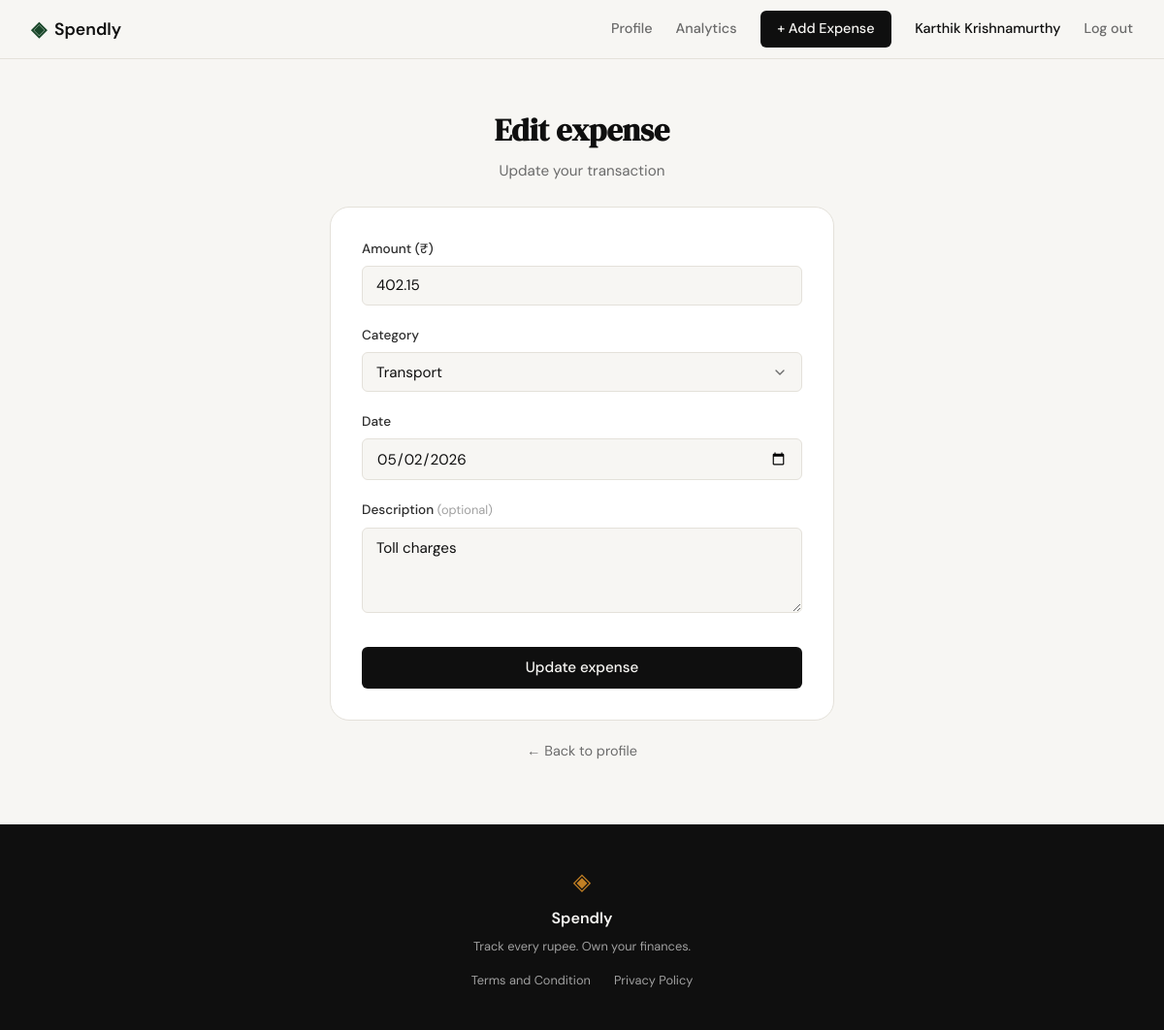
The app's page /expenses/21/edit (signed in) with its own data.
### tables this page shows
CREATE TABLE expenses (
            id          INTEGER PRIMARY KEY AUTOINCREMENT,
            user_id     INTEGER NOT NULL REFERENCES users(id),
            amount      REAL    NOT NULL,
            category    TEXT    NOT NULL,
            date        TEXT    NOT NULL,
            description TEXT,
            created_at  TEXT    DEFAULT (datetime('now'))
        );

### app.py (the view, shortened to what this page needs)
@app.route("/expenses/<int:id>/edit", methods=["GET", "POST"])
def edit_expense(id):
    if not session.get("user_id"):
        return redirect(url_for("login"))
    expense = get_expense_by_id(id)
    if expense is None:
        abort(404)
    if expense["user_id"] != session["user_id"]:
        abort(403)
    if request.method == "GET":
        return render_template("edit_expense.html",
            categories=EXPENSE_CATEGORIES,
            expense=expense,
            f_amount=expense["amount"],
            f_category=expense["category"],
            f_date=expense["date"],
            f_description=expense["description"] or "",
        )

### database/db.py (called while the page is built)
def get_db():
    conn = sqlite3.connect(DB_PATH)
    conn.row_factory = sqlite3.Row
    conn.execute("PRAGMA foreign_keys = ON")
    return conn

def get_expense_by_id(expense_id):
    conn = get_db()
    row = conn.execute(
        "SELECT * FROM expenses WHERE id = ?", (expense_id,)
    ).fetchone()
    conn.close()
    return dict(row) if row else None

### templates/edit_expense.html (shortened to what this page needs)
{% extends "base.html" %}
{% block head %}
<link rel="stylesheet" href="{{ url_for('static', filename='css/edit_expense.css') }}">
{% endblock %}
{% block content %}
<section class="edit-expense-section">
    <div class="edit-expense-container">
        <div class="edit-expense-header">
            <h1 class="edit-expense-title">Edit expense</h1>
            <p class="edit-expense-subtitle">Update your transaction</p>
        </div>
        <div class="edit-expense-card">
            <form method="POST" action="{{ url_for('edit_expense', id=expense.id) }}">
                <div class="form-group">
                    <label for="amount">Amount (₹)</label>
                    <input type="number" id="amount" name="amount"
                           class="form-input" placeholder="0.00"
                           step="0.01" min="0.01"
                           value="{{ f_amount or '' }}"
                           required autofocus>
                </div>
                <div class="form-group">
                    <label for="category">Category</label>
                    <select id="category" name="category" class="form-input form-select" required>
                        {% for cat in categories %}
                        <option value="{{ cat }}" {% if f_category == cat %}selected{% endif %}>{{ cat }}</option>
                        {% endfor %}
                    </select>
                </div>
                <div class="form-group">
                    <label for="date">Date</label>
                    <input type="date" id="date" name="date"
                           class="form-input"
                           value="{{ f_date or '' }}"
                           required>
                </div>
                <div class="form-group">
                    <label for="description">Description <span class="optional-label">(optional)</span></label>
                    <textarea id="description" name="description"
                              class="form-input form-textarea"
                              placeholder="What was this for?">{{ f_description or '' }}</textarea>
                </div>
                <button type="submit" class="btn-submit">Update expense</button>
            </form>
        </div>
        <p class="edit-expense-cancel">
            <a href="{{ url_for('profile') }}">← Back to profile</a>
        </p>
    </div>
</section>
{% endblock %}

### static/css/style.css (style rules this page uses)
:root { --ink: #0f0f0f; --ink-soft: #2d2d2d; --ink-muted: #6b6b6b; --ink-faint: #a0a0a0; --paper: #f7f6f3; --paper-warm: #f0ede6; --paper-card: #ffffff; --accent: #1a472a; --accent-light: #e8f0eb; --accent-2: #c17f24; --accent-2-light: #fdf3e3; --danger: #c0392b; --danger-light: #fdecea; --border: #e4e1da; --border-soft: #eeebe4; --font-display: 'DM Serif Display', Georgia, serif; --font-body: 'DM Sans', system-ui, sans-serif; --max-width: 1200px; --auth-width: 440px; --radius-sm: 6px; --radius-md: 12px; --radius-lg: 20px; }
*, *::before, *::after { box-sizing: border-box; margin: 0; padding: 0; }
html { font-size: 16px; scroll-behavior: smooth; }
body { background: var(--paper); color: var(--ink); font-family: var(--font-body); font-size: 1rem; line-height: 1.6; -webkit-font-smoothing: antialiased; }
a { color: inherit; text-decoration: none; }
.form-group { margin-bottom: 1.25rem; }
.form-group label { display: block; font-size: 0.85rem; font-weight: 500; color: var(--ink-soft); margin-bottom: 0.4rem; }
.form-input { width: 100%; padding: 0.6rem 0.875rem; border: 1px solid var(--border); border-radius: var(--radius-sm); font-family: var(--font-body); font-size: 0.95rem; color: var(--ink); background: var(--paper); outline: none; transition: border-color 0.2s; }
.form-input::placeholder { color: var(--ink-faint); }
.btn-submit { width: 100%; padding: 0.7rem; background: var(--ink); color: var(--paper); border: none; border-radius: var(--radius-sm); font-family: var(--font-body); font-size: 0.95rem; font-weight: 500; cursor: pointer; transition: background 0.2s; margin-top: 0.5rem; }

### static/css/edit_expense.css (style rules this page uses)
.edit-expense-section { min-height: calc(100vh - 120px); display: flex; align-items: flex-start; justify-content: center; padding: 3rem 1rem 4rem; background: var(--paper); }
.edit-expense-container { width: 100%; max-width: 520px; }
.edit-expense-header { text-align: center; margin-bottom: 1.5rem; }
.edit-expense-title { font-family: var(--font-display); font-size: 2rem; color: var(--ink); margin: 0 0 0.25rem; }
.edit-expense-subtitle { font-size: 0.95rem; color: var(--ink-muted); margin: 0; }
.edit-expense-card { background: var(--paper-card); border: 1px solid var(--border); border-radius: var(--radius-lg); padding: 2rem; }
.form-select { appearance: none; background-repeat: no-repeat; background-position: right 0.85rem center; padding-right: 2.5rem; cursor: pointer; }
.form-textarea { resize: vertical; min-height: 88px; line-height: 1.5; }
.optional-label { font-size: 0.8rem; color: var(--ink-faint); font-weight: 400; }
.edit-expense-cancel { text-align: center; margin-top: 1.25rem; font-size: 0.9rem; }
.edit-expense-cancel a { color: var(--ink-muted); text-decoration: none; }

### records on screen
expenses: amount "402.15", category "Transport", date "05/02/2026", description "Toll charges"

### other values on screen
{{ session.user_name }} "Karthik Krishnamurthy"
